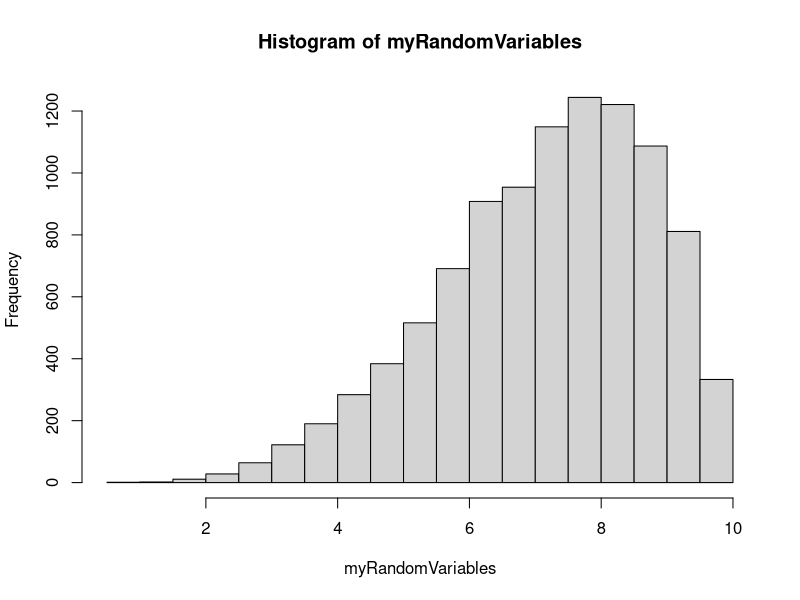
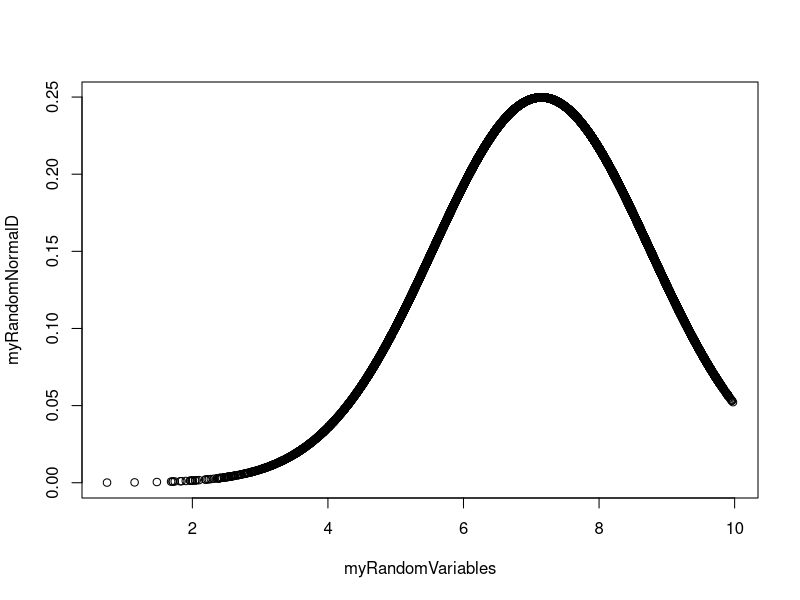
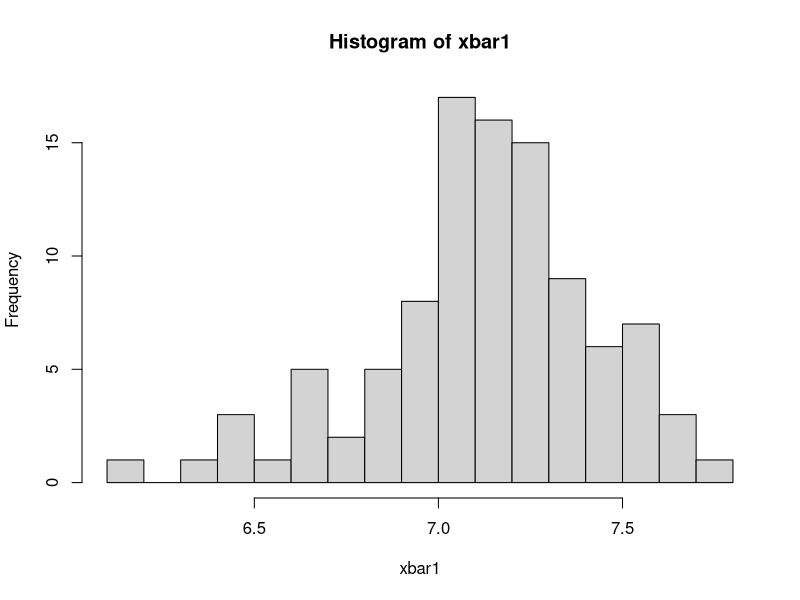
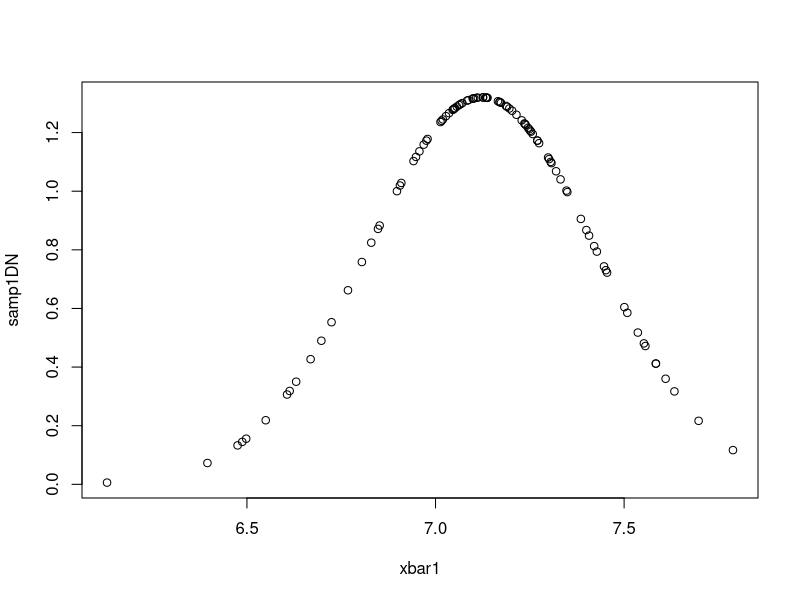
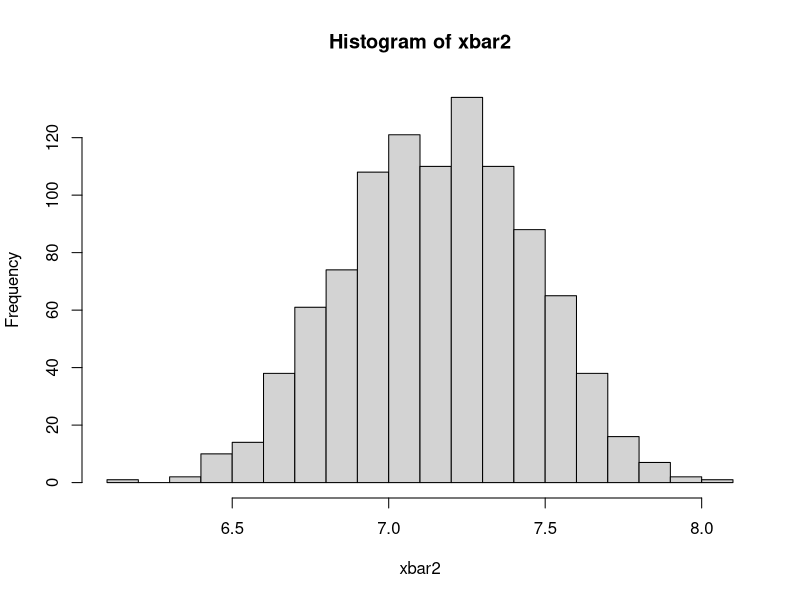
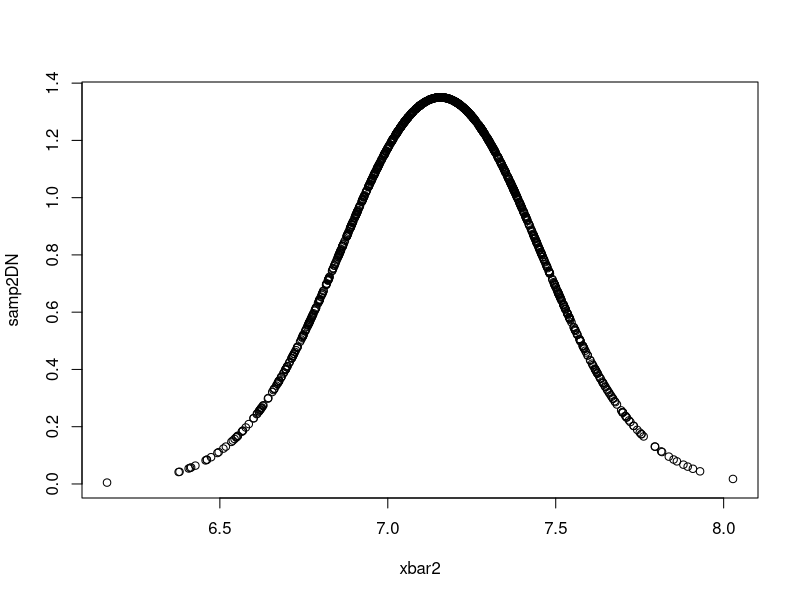
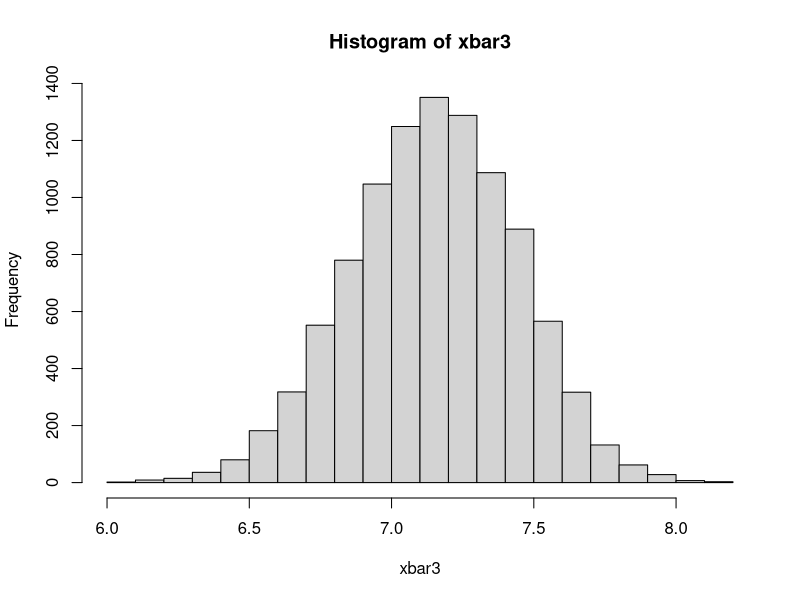
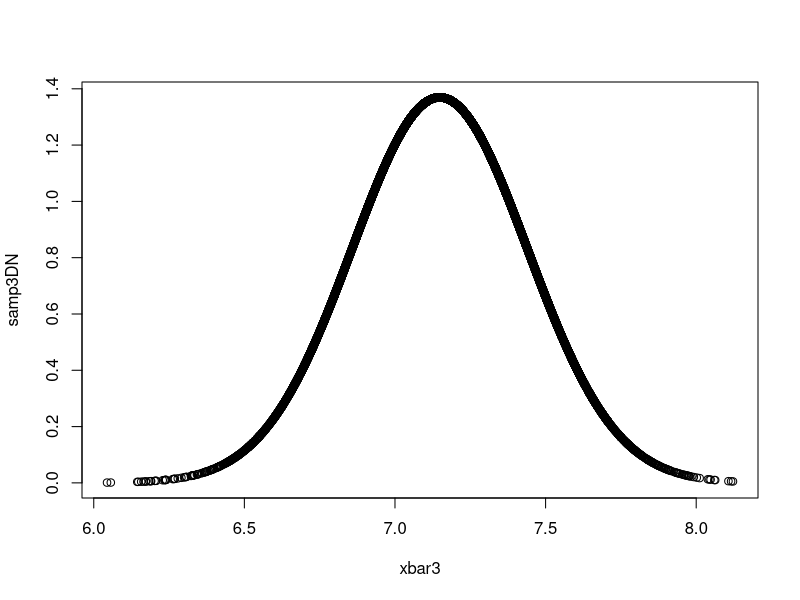

Source code (R) for these figures, in order:
myRandomVariables<-rbeta(10000,5,2)*10
hist(myRandomVariables)
mean(myRandomVariables) #7.13
sd(myRandomVariables) # 1.61
# standard error = sd / sqrt(sample size)


myRandomNormalD <- dnorm(myRandomVariables, mean = mean(myRandomVariables), sd = sd(myRandomVariables))
plot(myRandomVariables,myRandomNormalD)

#Using the Central Limit Theorem to Construct the Sampling Distribution

# sampling 1
n <- 100
sampSize <- 30
xbar1 <- rep(NA, n)

for(i in 1:n){
  mySamp <- sample(myRandomVariables, size = sampSize)
  xbar1[i] = mean(mySamp)
}
sdErr1 <- sd(myRandomVariables)/sqrt(sampSize)
sdErr1
mean(xbar1)
sd(xbar1)

hist(xbar1, breaks = 20)
samp1DN <- dnorm(xbar1, mean = mean(xbar1), sd = sd(xbar1))
plot(xbar1, samp1DN)

# sampling 2
n2 <- 1000
sampSize2 <- 30
xbar2 <- rep(NA, n)

for(i in 1:n2){
  mySamp <- sample(myRandomVariables, size = sampSize2)
  xbar2[i] = mean(mySamp)
}
sdErr1 <- sd(myRandomVariables)/sqrt(sampSize)
sdErr1
mean(xbar2)
sd(xbar2)

hist(xbar2, breaks = 20)
samp2DN <- dnorm(xbar2, mean = mean(xbar2), sd = sd(xbar2))
plot(xbar2, samp2DN)

# sampling 3
n3 <- 10000
sampSize3 <- 30
xbar3 <- rep(NA, n)

for(i in 1:n3){
  mySamp <- sample(myRandomVariables, size = sampSize3)
  xbar3[i] = mean(mySamp)
}
sdErr1 <- sd(myRandomVariables)/sqrt(sampSize)
sdErr1
mean(xbar3)
sd(xbar3)

hist(xbar3, breaks = 20)
samp3DN <- dnorm(xbar3, mean = mean(xbar3), sd = sd(xbar3))
plot(xbar3, samp3DN)

# sampling 4
n4 <- 10000
sampSize4 <- 200
xbar4 <- rep(NA, n)

for(i in 1:n4){
  mySamp <- sample(myRandomVariables, size = sampSize4)
  xbar4[i] = mean(mySamp)
}
sdErr4 <- sd(myRandomVariables)/sqrt(sampSize4)
sdErr4
mean(xbar4)
sd(xbar4)

hist(xbar4, breaks = 20)
samp4DN <- dnorm(xbar4, mean = mean(xbar4), sd = sd(xbar4))
plot(xbar4, samp4DN)
